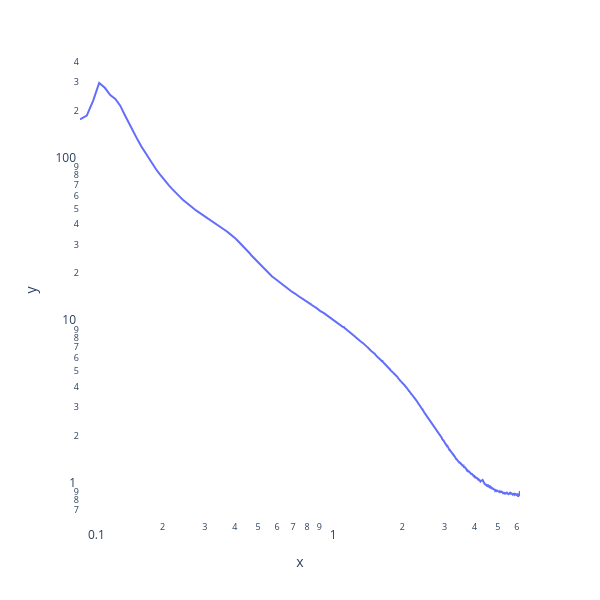

Notebook source saved alongside this figure:
### Code cell
I = average(I_array_310, [i for i in range(-10, 0, 1)]) 
I /= np.mean(I[(q > 4) * (q < 5)])


fig = px.line(x=q, y=I, log_x=True, log_y=True)
fig.update_layout(width=600, height=600, plot_bgcolor='white')
fig.show()

### Figure 1 — Plotly figure (JSON) as saved in the notebook; plotly's stock layout.template omitted (floating-point values rounded to 4 significant figures; data arrays with more than 128 entries replaced by an {"elided": "..."} marker saying what was removed)
{"data": [{"hovertemplate": "x=%{x}<br>y=%{y}<extra></extra>", "legendgroup": "", "line": {"color": "#636efa", "dash": "solid"}, "marker": {"symbol": "circle"}, "mode": "lines", "name": "", "orientation": "v", "showlegend": false, "type": "scatter", "x": {"elided": "1000 float values"}, "xaxis": "x", "y": {"elided": "1000 float values"}, "yaxis": "y"}], "layout": {"height": 600, "legend": {"tracegroupgap": 0}, "margin": {"t": 60}, "plot_bgcolor": "white", "width": 600, "xaxis": {"anchor": "y", "domain": [0, 1], "title": {"text": "x"}, "type": "log"}, "yaxis": {"anchor": "x", "domain": [0, 1], "title": {"text": "y"}, "type": "log"}}}
